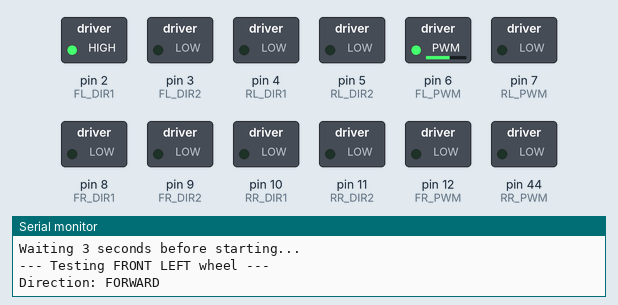
Bench run of a sketch on a simulated Arduino Mega 2560, built with avr-gcc and run on an emulated ATmega2560. Parts: switched loads named in the sketch (green lamp = pin HIGH), the last lines printed to the serial monitor.

Above: at 3.1 s.
At 6.1 s:
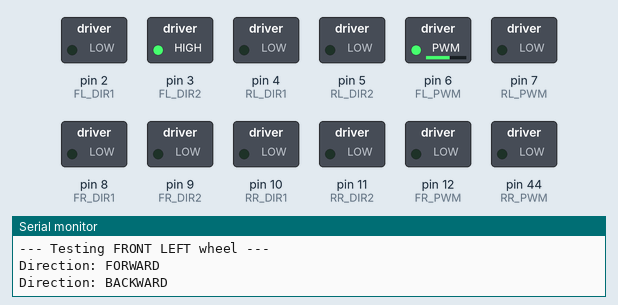
At 10.1 s:
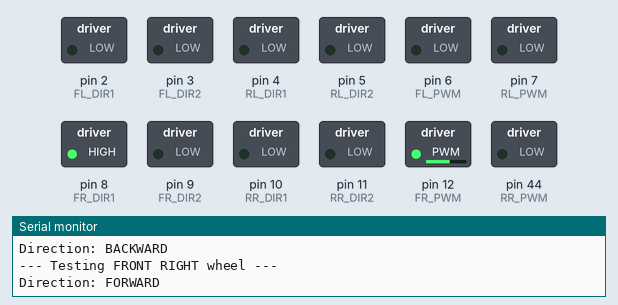
At 13.1 s:
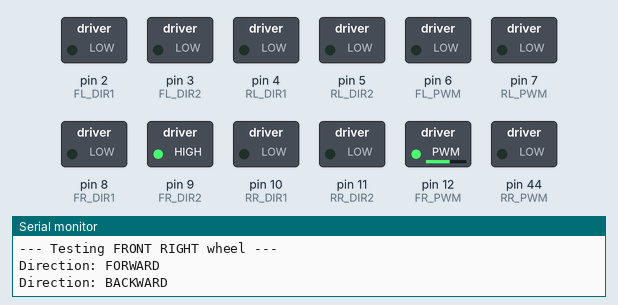
At 17.1 s:
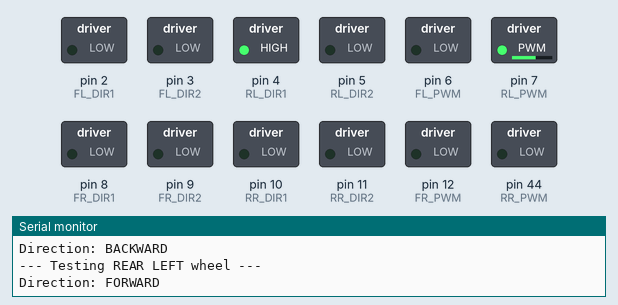
At 29.1 s:
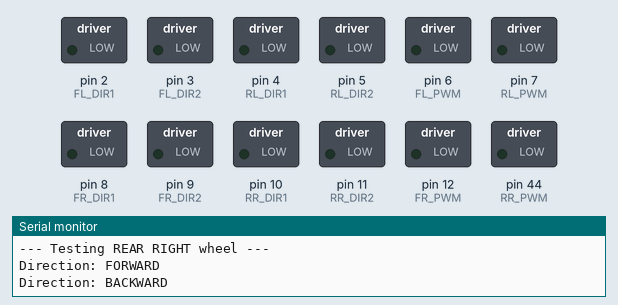
Timing chart, 0 to 40.0 s (numbered marks = the images above):
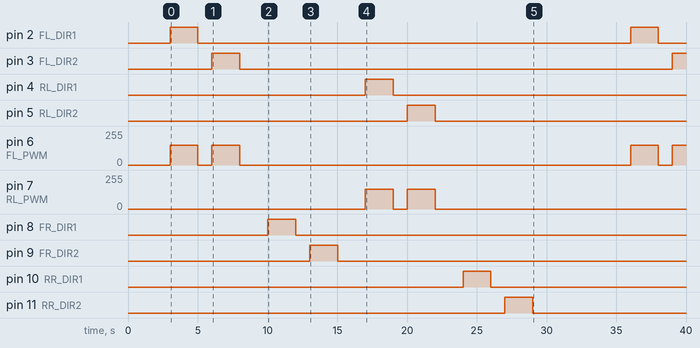

The sketch:

mecanum_wheel_test.ino
```cpp
/*
 * Mecanum Wheel Wiring Test Script
 * For Arduino Mega with 4 mecanum wheels
 * Using 2x L298N motor drivers
 *
 * L298N #1 (Left Side):
 *   Motor A (Front Left): ENA=Pin6, IN1=Pin2, IN2=Pin3
 *   Motor B (Rear Left):  ENB=Pin7, IN3=Pin4, IN4=Pin5
 *
 * L298N #2 (Right Side):
 *   Motor A (Front Right): ENA=Pin12, IN1=Pin8, IN2=Pin9
 *   Motor B (Rear Right):  ENB=Pin44, IN3=Pin10, IN4=Pin11
 *   NOTE: Avoid pin 13 - it has built-in LED that interferes with PWM
 */

// L298N #1 - Left Side Motors
// Front Left Motor (Motor A)
const int FL_PWM = 6;    // ENA
const int FL_DIR1 = 2;   // IN1
const int FL_DIR2 = 3;   // IN2

// Rear Left Motor (Motor B)
const int RL_PWM = 7;    // ENB
const int RL_DIR1 = 4;   // IN3
const int RL_DIR2 = 5;   // IN4

// L298N #2 - Right Side Motors
// Front Right Motor (Motor A)
const int FR_PWM = 12;   // ENA
const int FR_DIR1 = 8;   // IN1
const int FR_DIR2 = 9;   // IN2

// Rear Right Motor (Motor B)
const int RR_PWM = 44;   // ENB (changed from 13 - pin 13 has built-in LED)
const int RR_DIR1 = 10;  // IN3
const int RR_DIR2 = 11;  // IN4

// Test parameters
const int TEST_SPEED = 150;  // PWM value (0-255)
const int TEST_DURATION = 2000;  // milliseconds
const int PAUSE_DURATION = 1000;  // pause between tests

void setup() {
  Serial.begin(115200);

  // Initialize all motor pins
  pinMode(FL_PWM, OUTPUT);
  pinMode(FL_DIR1, OUTPUT);
  pinMode(FL_DIR2, OUTPUT);

  pinMode(FR_PWM, OUTPUT);
  pinMode(FR_DIR1, OUTPUT);
  pinMode(FR_DIR2, OUTPUT);

  pinMode(RL_PWM, OUTPUT);
  pinMode(RL_DIR1, OUTPUT);
  pinMode(RL_DIR2, OUTPUT);

  pinMode(RR_PWM, OUTPUT);
  pinMode(RR_DIR1, OUTPUT);
  pinMode(RR_DIR2, OUTPUT);

  // Stop all motors initially
  stopAllMotors();

  Serial.println("======================================");
  Serial.println("Mecanum Wheel Wiring Test");
  Serial.println("======================================");
  Serial.println();
  Serial.println("This test will run each wheel in both directions.");
  Serial.println("Watch each wheel and verify it spins as indicated.");
  Serial.println();
  Serial.println("Waiting 3 seconds before starting...");
  delay(3000);
}

void loop() {
  // Test Front Left wheel
  Serial.println("\n--- Testing FRONT LEFT wheel ---");
  Serial.println("Direction: FORWARD");
  setMotor(FL_PWM, FL_DIR1, FL_DIR2, TEST_SPEED);
  delay(TEST_DURATION);
  stopAllMotors();
  delay(PAUSE_DURATION);

  Serial.println("Direction: BACKWARD");
  setMotor(FL_PWM, FL_DIR1, FL_DIR2, -TEST_SPEED);
  delay(TEST_DURATION);
  stopAllMotors();
  delay(PAUSE_DURATION * 2);

  // Test Front Right wheel
  Serial.println("\n--- Testing FRONT RIGHT wheel ---");
  Serial.println("Direction: FORWARD");
  setMotor(FR_PWM, FR_DIR1, FR_DIR2, TEST_SPEED);
  delay(TEST_DURATION);
  stopAllMotors();
  delay(PAUSE_DURATION);

  Serial.println("Direction: BACKWARD");
  setMotor(FR_PWM, FR_DIR1, FR_DIR2, -TEST_SPEED);
  delay(TEST_DURATION);
  stopAllMotors();
  delay(PAUSE_DURATION * 2);

  // Test Rear Left wheel
  Serial.println("\n--- Testing REAR LEFT wheel ---");
  Serial.println("Direction: FORWARD");
  setMotor(RL_PWM, RL_DIR1, RL_DIR2, TEST_SPEED);
  delay(TEST_DURATION);
  stopAllMotors();
  delay(PAUSE_DURATION);

  Serial.println("Direction: BACKWARD");
  setMotor(RL_PWM, RL_DIR1, RL_DIR2, -TEST_SPEED);
  delay(TEST_DURATION);
  stopAllMotors();
  delay(PAUSE_DURATION * 2);

  // Test Rear Right wheel
  Serial.println("\n--- Testing REAR RIGHT wheel ---");
  Serial.println("Direction: FORWARD");
  setMotor(RR_PWM, RR_DIR1, RR_DIR2, TEST_SPEED);
  delay(TEST_DURATION);
  stopAllMotors();
  delay(PAUSE_DURATION);

  Serial.println("Direction: BACKWARD");
  setMotor(RR_PWM, RR_DIR1, RR_DIR2, -TEST_SPEED);
  delay(TEST_DURATION);
  stopAllMotors();
  delay(PAUSE_DURATION * 2);

  // Test complete
  Serial.println("\n======================================");
  Serial.println("Test cycle complete!");
  Serial.println("======================================");
  Serial.println("Waiting 5 seconds before repeating...");
  delay(5000);
}

void setMotor(int pwmPin, int dir1Pin, int dir2Pin, int speed) {
  if (speed > 0) {
    // Forward
    digitalWrite(dir1Pin, HIGH);
    digitalWrite(dir2Pin, LOW);
    analogWrite(pwmPin, abs(speed));
  } else if (speed < 0) {
    // Backward
    digitalWrite(dir1Pin, LOW);
    digitalWrite(dir2Pin, HIGH);
    analogWrite(pwmPin, abs(speed));
  } else {
    // Stop
    digitalWrite(dir1Pin, LOW);
    digitalWrite(dir2Pin, LOW);
    analogWrite(pwmPin, 0);
  }
}

void stopAllMotors() {
  setMotor(FL_PWM, FL_DIR1, FL_DIR2, 0);
  setMotor(FR_PWM, FR_DIR1, FR_DIR2, 0);
  setMotor(RL_PWM, RL_DIR1, RL_DIR2, 0);
  setMotor(RR_PWM, RR_DIR1, RR_DIR2, 0);
}
```

Measured:
- by itself, pin 2 (FL_DIR1): alternates HIGH for 2.0 s and LOW for 31.0 s
- by itself, pin 3 (FL_DIR2): LOW → HIGH at 6.0 s, → LOW 2.0 s later, → HIGH 31.0 s later
- by itself, pin 4 (RL_DIR1): LOW → HIGH at 17.0 s, → LOW 2.0 s later
- by itself, pin 5 (RL_DIR2): LOW → HIGH at 20.0 s, → LOW 2.0 s later
- by itself, pin 6 (FL_PWM): goes 150/255 2.0 s, 0/255 1.0 s, 150/255 2.0 s, 0/255 28.0 s, 150/255 2.0 s, 0/255 1.0 s, then 150/255
- by itself, pin 7 (RL_PWM): 0/255 → 150/255 at 17.0 s, → 0/255 2.0 s later, → 150/255 1.0 s later, → 0/255 2.0 s later, … (4 changes in this stretch)
- by itself, pin 8 (FR_DIR1): LOW → HIGH at 10.0 s, → LOW 2.0 s later
- by itself, pin 9 (FR_DIR2): LOW → HIGH at 13.0 s, → LOW 2.0 s later
